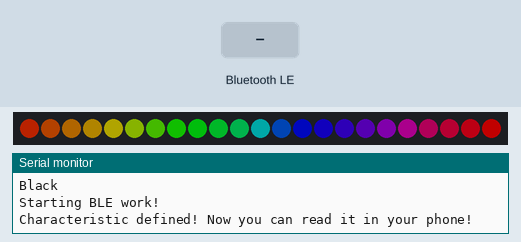
A sketch run on a simulated ESP32. Shown: 23 RGB LEDs in strip order, left to right, the last lines printed to the serial monitor. The inputs (shaded band) are chosen by the test bench. Dim RGB values are drawn brighter than linear; nothing arrives over Bluetooth unless stated; a phone connects over Bluetooth LE 3 s after start.

Above: at 1.25 s.
1.3 s: Bluetooth LE write "1" received
At 2.4 s:
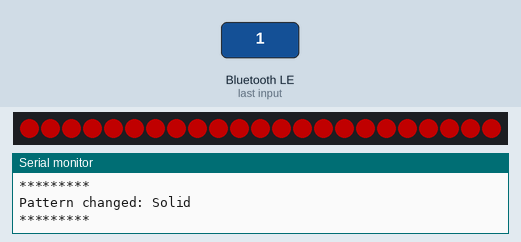
2.8 s: Bluetooth LE write "0" received
At 3.25 s:
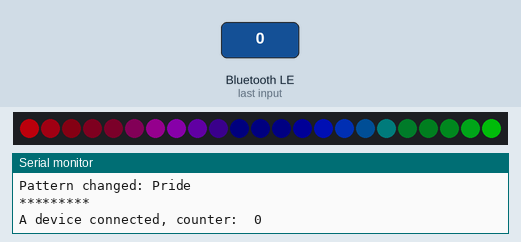
5.5 s: Bluetooth LE write "1" received
At 5.65 s:
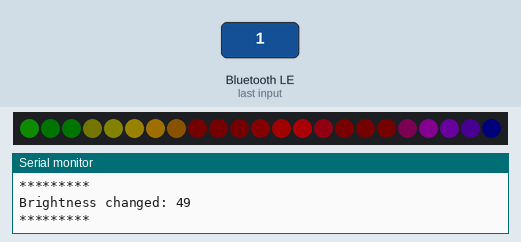
7.9 s: Bluetooth LE write "2" received
At 8.05 s:
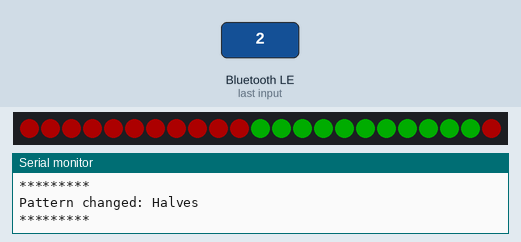
10.3 s: Bluetooth LE write "0" received
At 10.75 s:
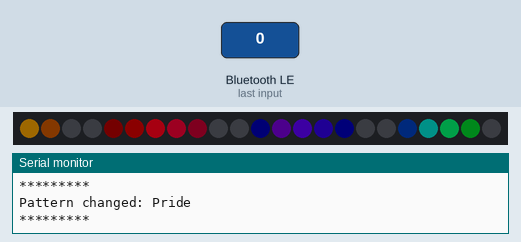
13.0 s: Bluetooth LE write "2" received
At 13.15 s:
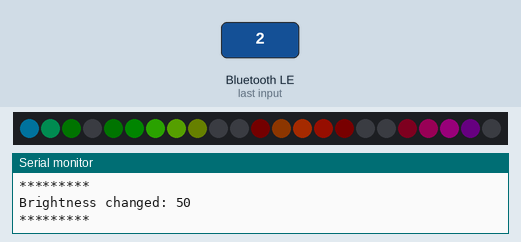
Timing chart, 0 to 16.0 s (numbered marks = the images above; inputs shaded):
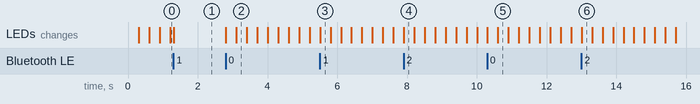

The sketch:

EenwielerLEDS_BLE.ino
```cpp
/*
    Control a WS2813 ledstrip from bluetooth
    By Brecht and Wannes
*/

#include <BLEDevice.h>
#include <BLEUtils.h>
#include <BLEServer.h>
#include <FastLED.h>

#include "Patterns.h"

/*  ----------------------
        BLE UUIDS
    ----------------------  */

#define DEVICE_NAME "Eenwieler van Brecht"

    // See the following for generating UUIDs :
    // https://www.uuidgenerator.net/

#define SERVICE_UUID        "78f04453-8357-41f5-981e-6eec701224ea"

#define PATTERN_UUID        "6781b711-4a50-4e20-8a39-d8b7bc3d14a8"
#define BRIGHTNESS_UUID     "6cd7aa8c-c080-4195-ad5d-49babaffa170"

#define COL_PRIM_UUID       "71c19398-3f77-46db-ac13-6b652978e868"
#define COL_SEC_UUID        "adec8b74-7e24-4d05-83e7-e7a3d4e592d3"

#define SPEED_UUID          "1cc0ef4e-7e5b-47a5-bb6e-80e3f7438e91"

/*  ----------------------
        LED OPTIONS
    ----------------------  */

    // How many leds in your strip?
#define NUM_LEDS 23
#define DATA_PIN 12

#define NUM_PATTERNS 7
#define NUM_COLORS   3

// Define the array of leds
CRGB leds[NUM_LEDS];

// Color palette
CRGB colors[NUM_COLORS] = {
    CRGB(255,   0,      0),
    CRGB(0,     255,    0),
    CRGB(0,     0,      255)
};

const String color_names[NUM_COLORS] = {
    "primary",
    "secondary",
    "tertiary"
};

const char* color_uuids[NUM_COLORS] = {
    "71c19398-3f77-46db-ac13-6b652978e868",
    "adec8b74-7e24-4d05-83e7-e7a3d4e592d3",
    "39012b50-6a5e-49ae-8ce7-68feb6fc917a"
};

// Speed and direction
uint8_t speed = 150;
int rotDelay = patterns::delayFromSpeed(speed);

bool direction = false;

// Current pattern
uint8_t pattern = 5;

// Patterns
patterns::Pattern* pattern_array[NUM_PATTERNS] = {
    new patterns::Solid(leds, NUM_LEDS, colors),
    new patterns::Parts(leds, NUM_LEDS, colors, 2, 2, &rotDelay, &direction),
    new patterns::Parts(leds, NUM_LEDS, colors, 2, 4, &rotDelay, &direction),
    new patterns::Parts(leds, NUM_LEDS, colors, 3, 3, &rotDelay, &direction),
    new patterns::Marquee(leds, NUM_LEDS, colors, 3, &rotDelay, &direction),
    new patterns::Rainbow(leds, NUM_LEDS, &rotDelay, &direction, 255 / NUM_LEDS),
    new patterns::Pride(leds, NUM_LEDS)
};

// Pattern names
const String pattern_names[NUM_PATTERNS]{
    "Solid",
    "Halves",
    "Quarters",
    "Triples",
    "Marquee",
    "Rainbow",
    "Pride"
};

int counter = 0;

/*  ----------------------
        Callbacks
    ----------------------  */

class ServerCallback : public BLEServerCallbacks {
    void onConnect(BLEServer* pServer) {
        Serial.print("A device connected, counter:\t");
        Serial.println(counter++);
    }

    void onDisconnect(BLEServer* pServer) {
        Serial.print("A device disconnected, counter:\t");
        Serial.println(counter++);
    }
};

class PatternCallback : public BLECharacteristicCallbacks {
    void onWrite(BLECharacteristic* pChar) {
        Serial.println("*********");
        Serial.print("Pattern changed: ");

        pattern = pChar->getData()[0] % NUM_PATTERNS;
        Serial.println(pattern_names[pattern]);

        Serial.println();
        Serial.println("*********");
    }

    void onRead(BLECharacteristic* pChar) {
        uint8_t data[] = { pattern };
        pChar->setValue(data, 1);
    }
};

class ColorCallback : public BLECharacteristicCallbacks {
    void onWrite(BLECharacteristic* pChar) {
        Serial.println("*********");
        Serial.print(color_names[color]);
        Serial.print(" color changed:");

        colors[color] = CRGB(pChar->getData()[0], pChar->getData()[1], pChar->getData()[2]);

        Serial.print("\tR"); Serial.print(pChar->getData()[0]);
        Serial.print("\tG"); Serial.print(pChar->getData()[1]);
        Serial.println("\tB"); Serial.print(pChar->getData()[2]);

        Serial.println();
        Serial.println("*********");
    }

    void onRead(BLECharacteristic* pChar) {
        uint8_t color_data[] = { colors[color].r, colors[color].g, colors[color].b };
        pChar->setValue(color_data, 3);
    }

public:
    ColorCallback(CRGB* colors, int color) : colors(colors), color(color) {}

private:
    CRGB* colors;
    int color;
};

class BrightnessCallback : public BLECharacteristicCallbacks {
    void onWrite(BLECharacteristic* pChar) {
        Serial.println("*********");
        Serial.print("Brightness changed: ");

        uint8_t brightness = pChar->getData()[0];
        FastLED.setBrightness(brightness);

        Serial.println(brightness);

        Serial.println();
        Serial.println("*********");
    }

    void onRead(BLECharacteristic* pChar) {
        uint8_t data[] = { FastLED.getBrightness() };
        pChar->setValue(data, 1);
    }
};

class SpeedCallback : public BLECharacteristicCallbacks {
    void onWrite(BLECharacteristic* pChar) {
        Serial.println("*********");
        Serial.print("Speed changed: ");

        speed = pChar->getData()[0];
        rotDelay = patterns::delayFromSpeed(speed);
        direction = pChar->getData()[1];

        Serial.print(speed);
        Serial.print('\t');
        Serial.println(direction);

        Serial.println();
        Serial.println("*********");
    }

    void onRead(BLECharacteristic* pChar) {
        uint8_t data[] = { speed, direction };
        pChar->setValue(data, 2);
    }
};


/*  ----------------------
        Setup
    ----------------------  */

void setup() {
    Serial.begin(115200);

    Serial.println("Starting LED work!");

    LEDS.addLeds<WS2813, DATA_PIN, GRB>(leds, NUM_LEDS);
    LEDS.setBrightness(84);

    Serial.println("Black");
    for (int i = 0; i < NUM_LEDS; i++) {
        leds[i] = CRGB(0, 0, 0);
    }

    FastLED.show();

    Serial.println("Starting BLE work!");

    BLEDevice::init(DEVICE_NAME);
    BLEServer* pServer = BLEDevice::createServer();

    pServer->setCallbacks(new ServerCallback());

    BLEService* pService = pServer->createService(SERVICE_UUID);

    /*  ----------------------
            Characteristics
        ----------------------  */

        // Pattern Characteristic
    BLECharacteristic* pPattern = pService->createCharacteristic(
        PATTERN_UUID,
        BLECharacteristic::PROPERTY_READ |
        BLECharacteristic::PROPERTY_WRITE
    );

    pPattern->setCallbacks(new PatternCallback);

    // Brightness Characteristic
    BLECharacteristic* pBrightness = pService->createCharacteristic(
        BRIGHTNESS_UUID,
        BLECharacteristic::PROPERTY_READ |
        BLECharacteristic::PROPERTY_WRITE
    );

    pBrightness->setCallbacks(new BrightnessCallback);

    // Color Characteristics
    for (int i = 0; i < NUM_COLORS; i++)
    {
        BLECharacteristic* pCol = pService->createCharacteristic(
            color_uuids[i],
            BLECharacteristic::PROPERTY_READ |
            BLECharacteristic::PROPERTY_WRITE
        );

        pCol->setCallbacks(new ColorCallback(colors, i));
    }

    BLECharacteristic* pSpeed = pService->createCharacteristic(
        SPEED_UUID,
        BLECharacteristic::PROPERTY_READ |
        BLECharacteristic::PROPERTY_WRITE
    );

    pSpeed->setCallbacks(new SpeedCallback);

    pService->start();
    // BLEAdvertising *pAdvertising = pServer->getAdvertising();  // this still is working for backward compatibility
    BLEAdvertising* pAdvertising = BLEDevice::getAdvertising();
    pAdvertising->addServiceUUID(SERVICE_UUID);
    pAdvertising->setScanResponse(true);
    pAdvertising->setMinPreferred(0x06);  // functions that help with iPhone connections issue
    pAdvertising->setMinPreferred(0x12);
    BLEDevice::startAdvertising();
    Serial.println("Characteristic defined! Now you can read it in your phone!");
}

/*  ----------------------
        Loop
    ----------------------  */

void loop() {
    pattern_array[pattern]->calc();

    FastLED.show();
}

void eventEffect(CRGB color) {

}
```

Patterns.cpp
```cpp
//
//
//

#include "Patterns.h"

#define MAX_DELAY 1500.0f
#define MIN_DELAY 15.0f

namespace patterns {
    inline void Pride::calc() {
        static uint16_t sPseudotime = 0;
        static uint16_t sLastMillis = 0;
        static uint16_t sHue16 = 0;

        uint8_t sat8 = beatsin88(87, 220, 250);
        uint8_t brightdepth = beatsin88(341, 96, 224);
        uint16_t brightnessthetainc16 = beatsin88(203, (25 * 256), (40 * 256));
        uint8_t msmultiplier = beatsin88(147, 23, 60);

        uint16_t hue16 = sHue16;//gHue * 256;
        uint16_t hueinc16 = beatsin88(113, 1, 3000);

        uint16_t ms = millis();
        uint16_t deltams = ms - sLastMillis;
        sLastMillis = ms;
        sPseudotime += deltams * msmultiplier;
        sHue16 += deltams * beatsin88(400, 5, 9);
        uint16_t brightnesstheta16 = sPseudotime;

        for (uint16_t i = 0; i < num_leds; i++) {
            hue16 += hueinc16;
            uint8_t hue8 = hue16 / 256;

            brightnesstheta16 += brightnessthetainc16;
            uint16_t b16 = sin16(brightnesstheta16) + 32768;

            uint16_t bri16 = (uint32_t)((uint32_t)b16 * (uint32_t)b16) / 65536;
            uint8_t bri8 = (uint32_t)(((uint32_t)bri16) * brightdepth) / 65536;
            bri8 += (255 - brightdepth);

            CRGB newcolor = CHSV(hue8, sat8, bri8);

            uint16_t pixelnumber = i;
            pixelnumber = (num_leds - 1) - pixelnumber;

            nblend(leds[pixelnumber], newcolor, 64);
        }
    }

    inline void Parts::calc() {
        if (millis() - lastT >= *rotDelay && *rotDelay >= 0) {
            if (*direction) {
                rot++;
            }
            else {
                rot--;
                if (rot < 0) {
                    rot = num_leds-1;
                }
            }

            rot = rot % num_leds;

            lastT = millis();
        }

        for (int i = 0; i < num_leds; i++)
        {
            uint8_t part = (i * num_parts) / num_leds;
            leds[(i + rot) % num_leds] = colors[part % num_colors];
        }
    }

    void Rainbow::calc()
    {
        if (millis() - lastT >= (*hueDelay)/5 && *hueDelay >= 0) {
            if (*direction) {
                hue++;
            }
            else {
                hue--;
            }

            lastT = millis();
        }

        fill_rainbow(leds, num_leds, hue, deltahue);
    }

    void Solid::calc()
    {
        fill_solid(leds, num_leds, colors[0]);
    }

    void Marquee::calc()
    {
        if (millis() - lastT >= (*rotDelay) && *rotDelay >= 0) {

            rot++;

            if (rot >= num_leds) {
                rot = 0;
                color = (color + 1) % num_colors;
            }

            lastT = millis();
        };

        for (int i = 0; i <= rot; i++) {
            if (*direction) {
                leds[i] = colors[color];
            }
            else {
                leds[num_leds - 1 - i] = colors[color];
            }
        }
    }

    int delayFromSpeed(uint8_t speed) {
        if (speed != 0) {
            return (1.0f / (float)speed - 1.0f / 255.0f) * (MAX_DELAY - MIN_DELAY) / (1.0f - 1.0f / 255.0f) + MIN_DELAY;
        }
        else {
            return -1;
        }
    }
}
```

Patterns.h
```cpp
// Patterns.h

#ifndef _PATTERNS_h
#define _PATTERNS_h

#if defined(ARDUINO) && ARDUINO >= 100
	#include <arduino.h>
#else
	#include <WProgram.h>
#endif

#include <FastLED.h>
namespace patterns {
    class Pattern
    {
    public:
        Pattern(CRGB* leds, unsigned int num_leds) :
            leds(leds), num_leds(num_leds) {}

        virtual void calc() {}

    protected:
        const int num_leds;
        CRGB* leds;


    };

    class Parts : public Pattern
    {
    public:

        Parts(CRGB* leds, int num_leds, CRGB* colors, uint8_t num_colors, uint8_t num_parts, int* rotDelay, bool* direction) :
            Pattern(leds, num_leds), colors(colors), num_colors(num_colors), num_parts(num_parts), rotDelay(rotDelay), direction(direction) {}

        void calc();

    private:
        uint8_t num_parts;
        uint8_t num_colors;
        CRGB* colors;

        int* rotDelay;
        bool* direction;

        int rot;
        int lastT;
    };

    class Pride : public Pattern
    {
    public:
        Pride(CRGB* leds, unsigned int num_leds) : Pattern(leds, num_leds) {}
        void calc();
    };

    class Rainbow : public Pattern
    {
    public:
        Rainbow(CRGB* leds, unsigned int num_leds, int* hueDelay, bool* direction, uint8_t deltahue = 7) :
            Pattern(leds, num_leds), hueDelay(hueDelay), direction(direction), deltahue(deltahue) {}

        void calc();

    private:
        uint8_t deltahue;

        int* hueDelay;
        bool* direction;

        uint8_t hue;
        int lastT;
    };

    class Solid : public Pattern {
    public:
        Solid(CRGB* leds, unsigned int num_leds, CRGB* colors) :
            Pattern(leds, num_leds), colors(colors) {}

        void calc();

    private:
        CRGB* colors;
    };

    class Marquee : public Pattern
    {
    public:
        Marquee(CRGB* leds, unsigned int num_leds, CRGB* colors, uint8_t num_colors, int* rotDelay, bool*direction):
            Pattern(leds, num_leds), colors(colors), num_colors(num_colors), rotDelay(rotDelay), direction(direction) {}

        void calc();

    private:
        uint8_t num_parts;
        uint8_t num_colors;
        CRGB* colors;

        int* rotDelay;
        bool* direction;

        int rot = 0;
        int color = 0;

        int lastT = 0;
    };

    int delayFromSpeed(uint8_t speed);
}
#endif
```

Measured:
- after the input at 1.3 s, the LEDs: change at once (image 1)
- after the input at 2.8 s, the LEDs: first change at once (image 2 shows a later state)
- after the input at 5.5 s, the LEDs: change at once (image 3)
- after the input at 7.9 s, the LEDs: change at once (image 4)
